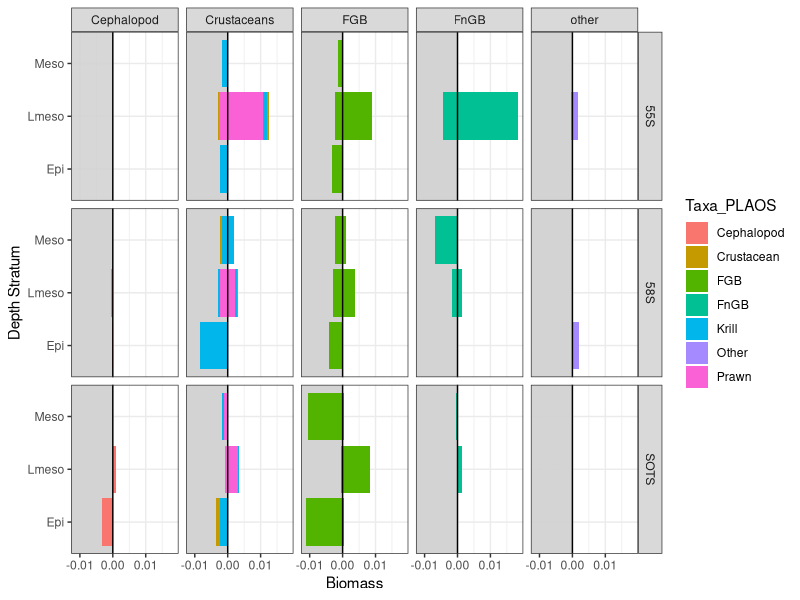
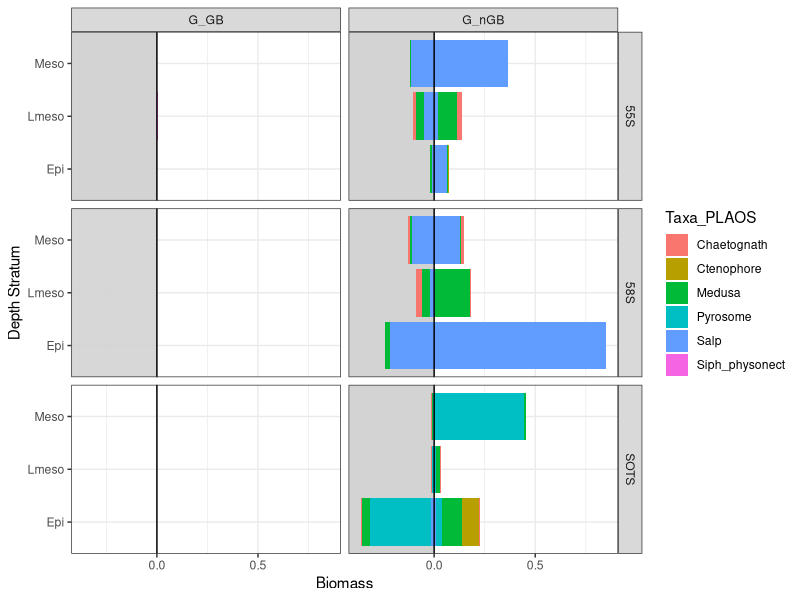
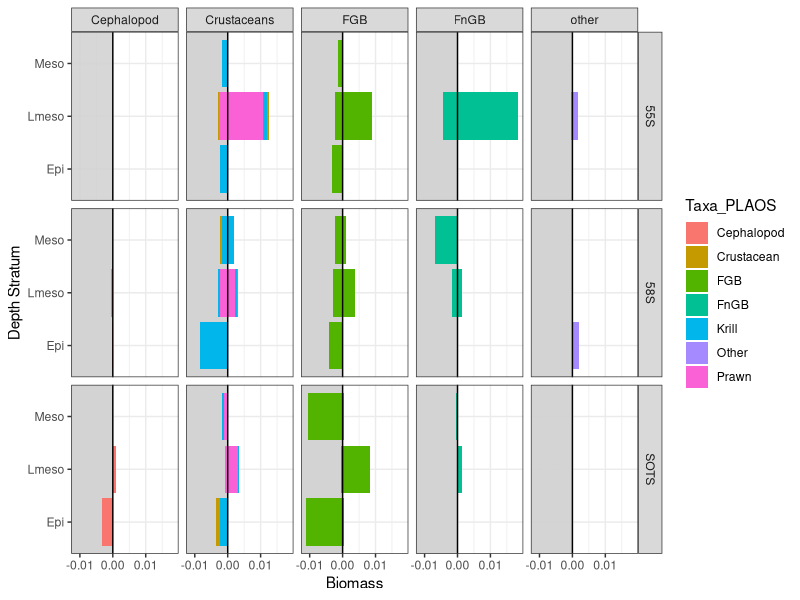
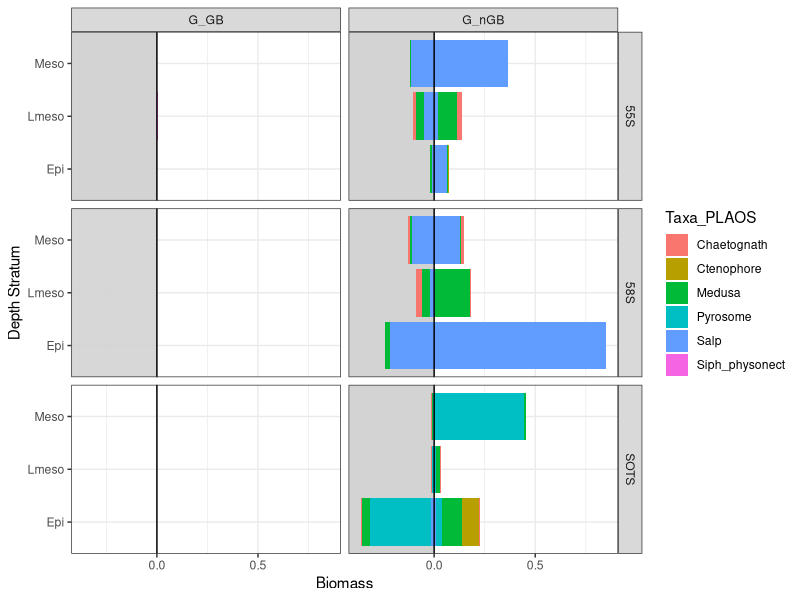

Here is the R script that generated these plots, in order: (Note: this script raises an error after producing the figures.)
## ---- chunk 1
knitr::opts_chunk$set(echo = TRUE)

library(ggplot2)
library(ggrepel)
library(tidyverse)
library(readr)
library(dplyr)


#load data
catchcomp <- read.csv("Results/IN2020_V08_CatchComp.csv")
## ---- chunk 2
#Sutton modifications:
# use Acoustic_Category 
# use speed estiamted volume filtered

#NO Gelatinous
distinct(catchcomp,Acoustic_Category) 

catchcomp_noG <- catchcomp %>% filter(Acoustic_Category== "Cephalopod"|Acoustic_Category== "Crustaceans"|Acoustic_Category== "F"|Acoustic_Category== "FGB"|
                                        Acoustic_Category== "FnGB"| Acoustic_Category== "other")

distinct(catchcomp_noG,Acoustic_Category)

day_values_noG <- catchcomp_noG %>% 
  filter(daylight== "Day")

night_values_noG <- catchcomp_noG %>% 
  filter(daylight== "Night")
night_values_noG <- night_values_noG %>%
  mutate_if(is.numeric, funs(. * -1))

catchcomp_plot_noG <- ggplot(catchcomp_noG, aes(x= Weight_Std_gm3_sp, y= Depth_Stratum, fill= Taxa_PLAOS))  +
  geom_rect(xmax= -Inf, xmin= 0, ymin=-Inf, ymax=Inf, fill= "lightgray", alpha= 0.7) +
  geom_bar(data= day_values_noG, stat= "identity")+ geom_bar(data= night_values_noG, stat= "identity") +
  theme_bw()  + facet_wrap(~Site) + labs(y="Depth Stratum", x="Biomass") +
  facet_grid(rows= vars(Site), cols= vars(Acoustic_Category), scales = "fixed") + geom_vline(xintercept= 0) 

plot(catchcomp_plot_noG)
ggsave("figures/catchcomp_noG.jpg")
## ---- chunk 3
catchcomp_G <- catchcomp %>% filter(Taxa_PLAOS== "Chaetognath" | Taxa_PLAOS== "Ctenophore" | Taxa_PLAOS== "Medusa"| Taxa_PLAOS== "Pyrosome"| Taxa_PLAOS== "Salp"
                                    | Taxa_PLAOS== "Siph_physonect"| Taxa_PLAOS== "Siphohonphore")

day_values_G <- catchcomp_G %>% 
  filter(daylight== "Day")

night_values_G <- catchcomp_G %>% 
  filter(daylight== "Night")
night_values_G <- night_values_G %>%
  mutate_if(is.numeric, funs(. * -1))

catchcomp_plot_G <- ggplot(catchcomp_G, aes(x= Weight_Std_gm3_sp, y= Depth_Stratum, fill= Taxa_PLAOS))  +
  geom_rect(xmax= -Inf, xmin= 0, ymin=-Inf, ymax=Inf, fill= "lightgray", alpha= 0.7) +
  geom_bar(data= day_values_G, stat= "identity")+ geom_bar(data= night_values_G, stat= "identity") +
  theme_bw()  + facet_wrap(~Site) + labs(y="Depth Stratum", x="Biomass") +
  facet_grid(rows= vars(Site), cols= vars(Acoustic_Category), scales = "fixed") + geom_vline(xintercept= 0) 

plot(catchcomp_plot_G)
ggsave("figures/catchcomp_G.jpg")


# filter(!Taxa_PLAOS== "Chaetognath" | !Taxa_PLAOS== "Ctenophore" | !Taxa_PLAOS== "Medusa"| !Taxa_PLAOS== "Pyrosome"| !Taxa_PLAOS== "Salp"
# | !Taxa_PLAOS== "Siph_physonect"| !Taxa_PLAOS== "Siphohonphore")
# facet_wrap(~Species_facet, scales = "free")

ggsave(catchcomp_plot, filename = "RMTplot.jpg")
# coord_cartesian(xlim= c(-0.1, 0.1))
# scale_fill_manual(values = cbp1) +

## ---- chunk 4
colnames(catchcomp)
catchcomp <- catchcomp %>%
  filter(Depth_Stratum== "Epi" | Depth_Stratum== "Meso" | Depth_Stratum== "Lmeso") %>%
  mutate(weight_1000gm3 = 1000*Weight_Std_gm3_sp)
 
catchcomp$Depth_Stratum <- factor(as.factor(catchcomp$Depth_Stratum), levels=c("Lmeso","Meso","Epi"))

## ---- chunk 5

day_values <- catchcomp %>% 
  filter(daylight== "Day")

night_values <- catchcomp %>% 
  filter(daylight== "Night")
night_values <- night_values %>%
  mutate_if(is.numeric, funs(. * -1))
## ---- chunk 6
#library(rcartocolor)
# bold <- carto_pal("Bold", n= 15)
# bold
# cbp1 <- c("#7F3C8D", "#11A579", "#3969AC", "#F2B701", "#E73F74", "#80BA5A","#E68310", "#008695", "#CF1C90", "#A5AA99" )

distinct(catchcomp,Site)

catchcomp_plot <- ggplot(catchcomp, aes(x= Weight_Std_gm3_gps, y= Depth_Stratum, fill= Taxa_PLAOS))  +
  geom_rect(xmax= -7, xmin= 0, ymin=-Inf, ymax=Inf, fill= "lightgray", alpha= 0.7) +
  geom_bar(data= day_values, stat= "identity")+ geom_bar(data= night_values, stat= "identity") +
  theme_classic()  + facet_wrap(~Site) + labs(y="Depth Stratum", x="Biomass") +
  facet_wrap(~Species_facet, scales = "free") + geom_vline(xintercept= 0) 
#plot(catchcomp_plot)
# coord_cartesian(xlim= c(-0.1, 0.1))
# scale_fill_manual(values = cbp1) +

catchcomp_plot_1 <- ggplot(catchcomp, aes(x= Weight_Std_gm3_gps, y= Depth_Stratum, fill= Taxa_PLAOS))  +
  geom_rect(xmax= -7, xmin= 0, ymin=-Inf, ymax=Inf, fill= "lightgray", alpha= 0.7) +
  geom_bar(data= day_values, stat= "identity")+ geom_bar(data= night_values, stat= "identity") +
  theme_classic()  + facet_wrap(~Site) + labs(y="Depth Stratum", x="Biomass") +
  facet_wrap(~Acoustic_Category, scales = "free") + geom_vline(xintercept= 0) 
#plot(catchcomp_plot_1)
# coord_cartesian(xlim= c(-0.1, 0.1))
# scale_fill_manual(values = cbp1) +

#SOTS
catchcomp_plot_SOTS <- ggplot(filter(catchcomp,Site =="SOTS"), 
                         aes(x= weight_1000gm3, 
                             y= Depth_Stratum, fill= Taxa_PLAOS))  +
  geom_rect(xmax= -7, xmin= 0, ymin=-Inf, ymax=Inf, fill= "lightgray", alpha= 0.7) +
  geom_bar(data= filter(day_values,Site == "SOTS"),stat= "identity") + 
  geom_bar(data= filter(night_values,Site == "SOTS"), stat= "identity") +
  theme_classic() + 
  labs(y="Depth Stratum", x="SOTS Biomass") +
  facet_wrap(~Acoustic_Category, scales = "free") + 
  geom_vline(xintercept= 0)
plot(catchcomp_plot_SOTS)

#55S
catchcomp_plot_55S <- ggplot(filter(catchcomp,Site =="55S"), 
                         aes(x= weight_1000gm3, 
                             y= Depth_Stratum, fill= Taxa_PLAOS))  +
  geom_rect(xmax= -7, xmin= 0, ymin=-Inf, ymax=Inf, fill= "lightgray", alpha= 0.7) +
  geom_bar(data= filter(day_values,Site == "55S"),stat= "identity") + 
  geom_bar(data= filter(night_values,Site == "55S"), stat= "identity") +
  theme_classic() + 
  labs(y="Depth Stratum", x="55S Biomass") +
  facet_wrap(~Acoustic_Category, scales = "free") + 
  geom_vline(xintercept= 0)
plot(catchcomp_plot_55S)

#58S
catchcomp_plot_58S <- ggplot(filter(catchcomp,Site =="58S"), 
                         aes(x= weight_1000gm3, 
                             y= Depth_Stratum, fill= Taxa_PLAOS))  +
  geom_rect(xmax= -7, xmin= 0, ymin=-Inf, ymax=Inf, fill= "lightgray", alpha= 0.7) +
  geom_bar(data= filter(day_values,Site == "58S"),stat= "identity") + 
  geom_bar(data= filter(night_values,Site == "58S"), stat= "identity") +
  theme_classic() + 
  labs(y="Depth Stratum", x="58S Biomass") +
  facet_wrap(~Acoustic_Category, scales = "free") + 
  geom_vline(xintercept= 0)
plot(catchcomp_plot_58S)
